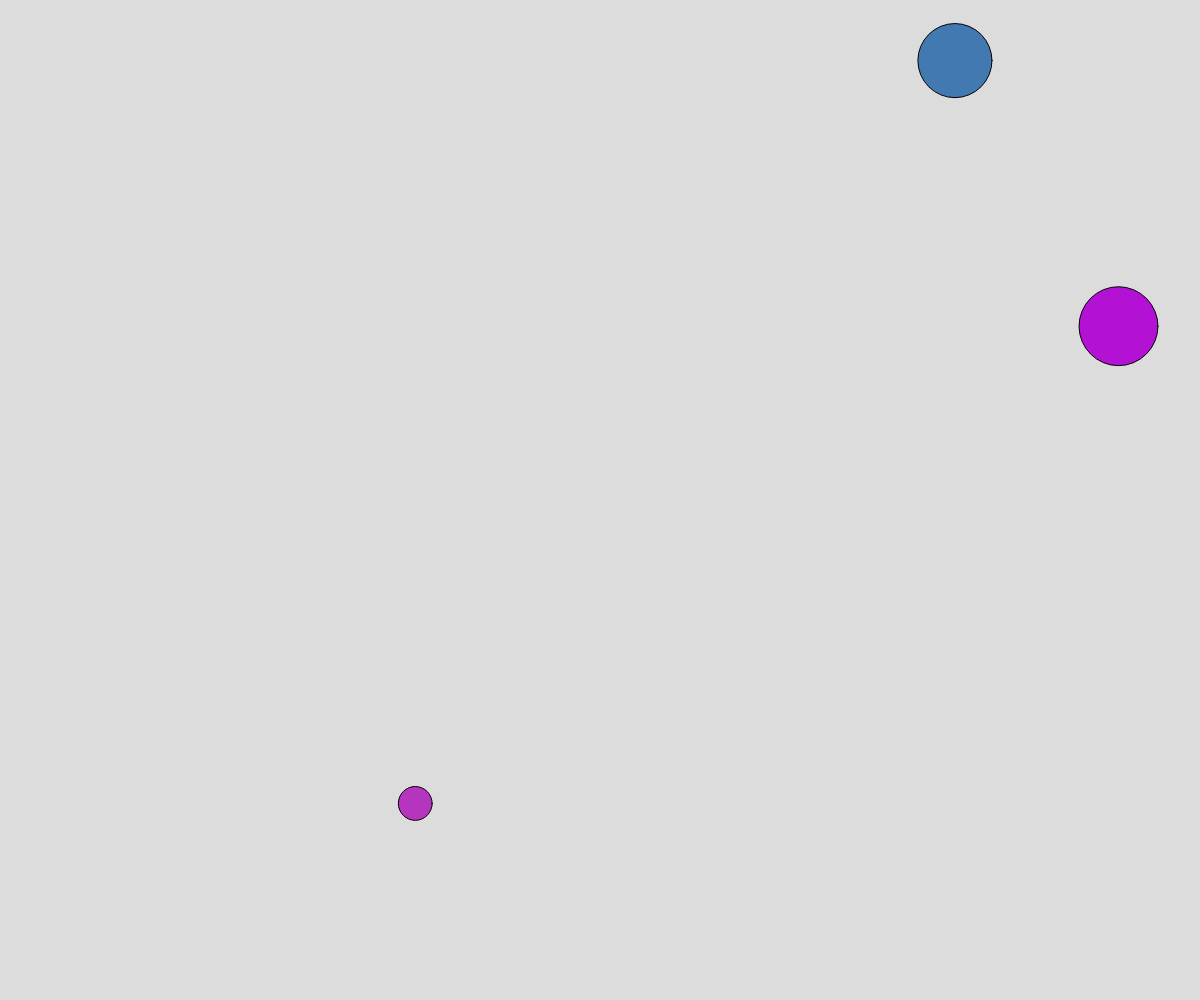
Frame 1 (no input)
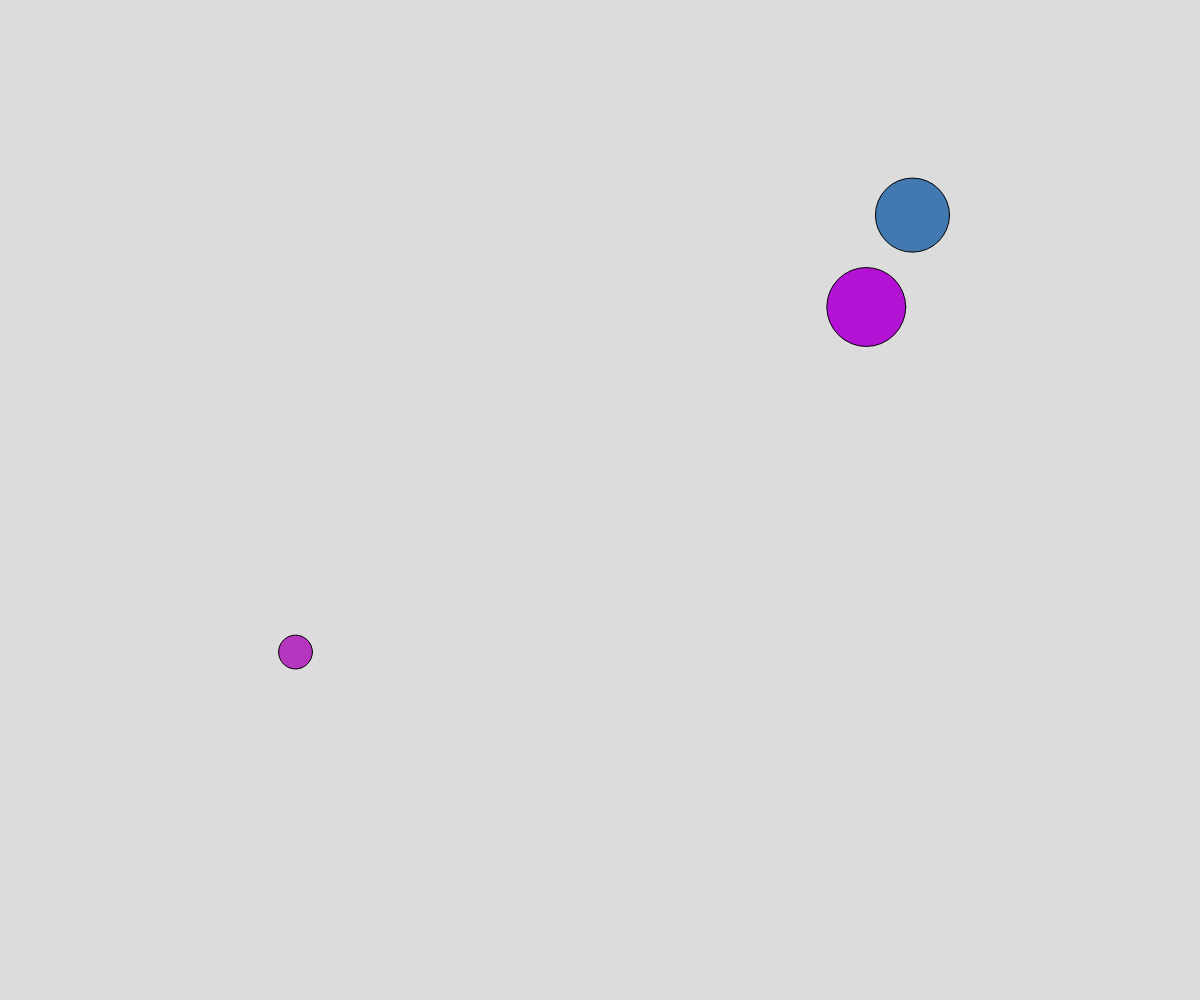
Frame 60 (no input)
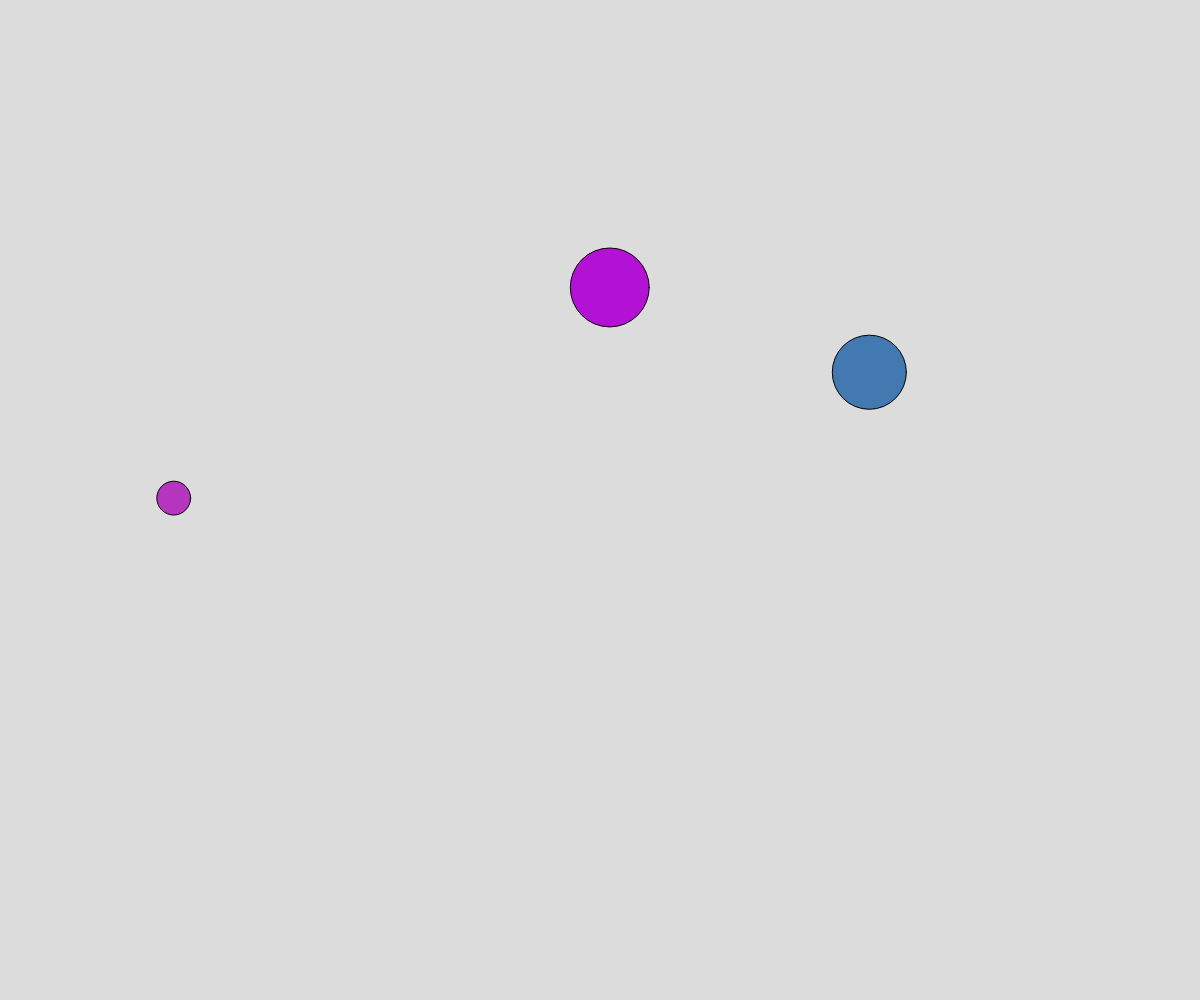
Frame 120 (the mouse pressed at the canvas centre since frame 60)

The p5.js sketch that drew these frames (run headless with seeded random() and noise() and a simulated clock; from frame 60 on, the mouse is pressed at the canvas centre):

// p5.js sketch
// ── sketch.js
let myBall1, myBall2, myBall3;


function setup() {
  createCanvas(windowWidth, windowHeight);
  
  
  myBall1 = new Ball();
  myBall2 = new Ball();
  myBall3 = new Ball();
}

function draw() {
  background(220);
  
  myBall1.render();
  myBall1.update();
  myBall1.checkWalls();

  myBall2.render();
  myBall2.update();
  myBall2.checkWalls();

  myBall3.render();
  myBall3.update();
  myBall3.checkWalls();
}

class Ball{
  constructor(){ //builds the ball
    this.color = color(random(255),random(255),random(255)); 
    this.x = random(width);
    this.y = random(height);
    this.xDir = random(-5,5);
    this.yDir = random(-5,5);
    this.size = random(20,100);
    


  }

  render(){ //makes it appear on the screen
    ellipseMode(CENTER);
    fill(this.color);
    ellipse(this.x, this.y, this.size);
  }
  
  update(){ //makes the balls move on the screen
    this.x = this.x + this.xDir;
    this.y = this.y + this.yDir;
  }

  checkWalls(){ //makes the balls bounce off the wall
    if(this.x >= width || this.x <= 0){
      this.xDir = this.xDir * -1;
    }
    if(this.y >= height || this.y <=0){
      this.yDir = this.yDir * -1;
    }

  }
  






}
